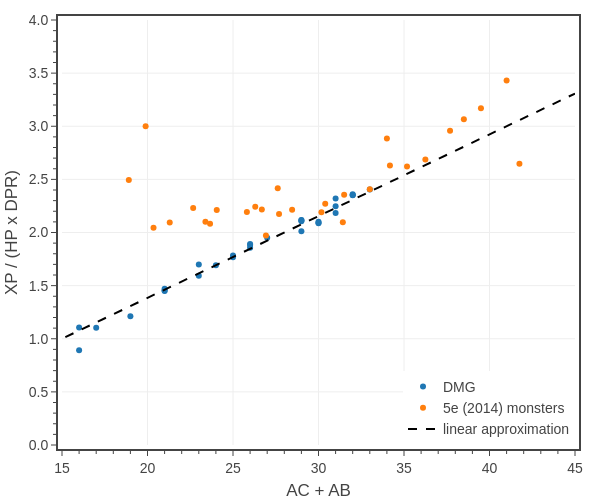

Notebook code cell kept with this figure:
### Markdown cell above
# Figures

### Code cell
# Fig. 1: Plots monster XP / (HP x DPR) vs AC + AB

COEFF = 0.25 #(0.65/3)

# create figure
fig = go.Figure()
colors = iter(COLORS)

# plot DMG data
book = 'DMG'
dfM = pd.read_csv('../../assets/data/dmg-targets.csv')
dfM['adj AB + AC'] = dfM['AB'] + dfM['AC']
dfM['XP ratio'] = dfM['XP']/(COEFF*dfM['DPR Mean']*dfM['HP Mean'])
dfM = dfM[dfM['CR'].between(1, 30)]
dfM = dfM[['CR','adj AB + AC','XP ratio']].groupby('CR').mean().reset_index()
dfM['text'] = dfM.apply(lambda row: 
    f'<b>{book}</b><br>'+
    f"CR: {row['CR']:.0f}<br>"+
    f"AC + AB: {row['adj AB + AC']:.0f}<br>"+
    f"XP ratio: {row['XP ratio']:.2f}", axis=1)

fig.add_scatter(
    x=dfM['adj AB + AC'].tolist(), 
    y=dfM['XP ratio'].tolist(), 
    mode='markers',
    name=book, 
    legendgroup=book, 
    line_color=next(colors),
    hovertext=dfM['text'],
    hoverinfo='text',
)

# plot official monsters
book = '5e (2014) monsters'
dfM = pd.read_csv('../../assets/data/monsters-2014.csv')
dfM = dfM[dfM['CR'].between(1, 30)]
dfM['adj AB + AC'] = dfM['adj AB'] + dfM['adj AC']
dfM['XP ratio'] = dfM['XP']/(COEFF*dfM['adj DPR']*dfM['adj HP'])
dfM = dfM[['CR','adj AB + AC','XP ratio']].groupby('CR').mean().reset_index()
dfM['text'] = dfM.apply(lambda row: 
    f'<b>{book}</b><br>'+
    f"CR: {row['CR']:.0f}<br>"+
    f"AC + AB: {row['adj AB + AC']:.0f}<br>"+
    f"XP ratio: {row['XP ratio']:.2f}", axis=1)

fig.add_scatter(
    x=dfM['adj AB + AC'].tolist(), 
    y=dfM['XP ratio'].tolist(), 
    mode='markers',
    name=book, 
    legendgroup=book, 
    line_color=next(colors),
    hovertext=dfM['text'],
    hoverinfo='text',
)

book = 'linear approximation'
x = np.linspace(0, 45, 100)
fig.add_trace(go.Scatter(
    x=x, 
    y=(1 + (x - 15)/13),
    mode='lines',
    name=f'{book}',
    legendgroup=book,
    showlegend=True,
    line_color='black',
    line_dash='dash',
    hoverinfo='skip',
))

# update layout
fig.update_layout(
    template=tfb.FIG_TEMPLATE,
    xaxis=dict(title_text='AC + AB', range=[15, 45], dtick=5, minor_dtick=1),
    yaxis=dict(title_text='XP / (HP x DPR)', range=[0,4], tickformat='.1f', dtick=0.5, minor_dtick=0.1),
    legend=dict(xanchor='right', yanchor='bottom', x=1.00, y=0.00),
    width=600, 
    height=500,
)

# show figure
fig.show(config=tfb.FIG_CONFIG)

# save figures
if SAVEFIGS:
    fig.write_image('../../assets/images/xp-approximations.png')
    fig.update_layout(autosize=True, width=None, height=None)
    tfb.save_fig_html(fig, format='large', name=f'./fig-npc-accuracy-vs-acab-large')
    tfb.save_fig_html(fig, format='small', name=f'./fig-npc-accuracy-vs-acab-small', marker_size=4)

### Figure 1 — Plotly figure (JSON) as saved in the notebook; plotly's stock layout.template omitted (floating-point values rounded to 4 significant figures)
{"data": [{"hoverinfo": "text", "hovertext": ["<b>DMG</b><br>CR: 1<br>AC + AB: 16<br>XP ratio: 0.89", "<b>DMG</b><br>CR: 2<br>AC + AB: 16<br>XP ratio: 1.11", "<b>DMG</b><br>CR: 3<br>AC + AB: 17<br>XP ratio: 1.10", "<b>DMG</b><br>CR: 4<br>AC + AB: 19<br>XP ratio: 1.21", "<b>DMG</b><br>CR: 5<br>AC + AB: 21<br>XP ratio: 1.47", "<b>DMG</b><br>CR: 6<br>AC + AB: 21<br>XP ratio: 1.45", "<b>DMG</b><br>CR: 7<br>AC + AB: 21<br>XP ratio: 1.45", "<b>DMG</b><br>CR: 8<br>AC + AB: 23<br>XP ratio: 1.59", "<b>DMG</b><br>CR: 9<br>AC + AB: 23<br>XP ratio: 1.70", "<b>DMG</b><br>CR: 10<br>AC + AB: 24<br>XP ratio: 1.69", "<b>DMG</b><br>CR: 11<br>AC + AB: 25<br>XP ratio: 1.77", "<b>DMG</b><br>CR: 12<br>AC + AB: 25<br>XP ratio: 1.78", "<b>DMG</b><br>CR: 13<br>AC + AB: 26<br>XP ratio: 1.86", "<b>DMG</b><br>CR: 14<br>AC + AB: 26<br>XP ratio: 1.88", "<b>DMG</b><br>CR: 15<br>AC + AB: 26<br>XP ratio: 1.89", "<b>DMG</b><br>CR: 16<br>AC + AB: 27<br>XP ratio: 1.95", "<b>DMG</b><br>CR: 17<br>AC + AB: 29<br>XP ratio: 2.11", "<b>DMG</b><br>CR: 18<br>AC + AB: 29<br>XP ratio: 2.12", "<b>DMG</b><br>CR: 19<br>AC + AB: 29<br>XP ratio: 2.12", "<b>DMG</b><br>CR: 20<br>AC + AB: 29<br>XP ratio: 2.01", "<b>DMG</b><br>CR: 21<br>AC + AB: 30<br>XP ratio: 2.09", "<b>DMG</b><br>CR: 22<br>AC + AB: 30<br>XP ratio: 2.09", "<b>DMG</b><br>CR: 23<br>AC + AB: 30<br>XP ratio: 2.10", "<b>DMG</b><br>CR: 24<br>AC + AB: 31<br>XP ratio: 2.18", "<b>DMG</b><br>CR: 25<br>AC + AB: 31<br>XP ratio: 2.25", "<b>DMG</b><br>CR: 26<br>AC + AB: 31<br>XP ratio: 2.32", "<b>DMG</b><br>CR: 27<br>AC + AB: 32<br>XP ratio: 2.35", "<b>DMG</b><br>CR: 28<br>AC + AB: 32<br>XP ratio: 2.36", "<b>DMG</b><br>CR: 29<br>AC + AB: 32<br>XP ratio: 2.35", "<b>DMG</b><br>CR: 30<br>AC + AB: 33<br>XP ratio: 2.40"], "legendgroup": "DMG", "line": {"color": "#1f77b4"}, "mode": "markers", "name": "DMG", "type": "scatter", "x": [16, 16, 17, 19, 21, 21, 21, 23, 23, 24, 25, 25, 26, 26, 26, 27, 29, 29, 29, 29, 30, 30, 30, 31, 31, 31, 32, 32, 32, 33], "y": [0.8919, 1.106, 1.103, 1.213, 1.47, 1.449, 1.454, 1.593, 1.698, 1.692, 1.767, 1.784, 1.857, 1.883, 1.891, 1.951, 2.106, 2.117, 2.116, 2.012, 2.087, 2.092, 2.102, 2.184, 2.246, 2.32, 2.354, 2.361, 2.35, 2.404]}, {"hoverinfo": "text", "hovertext": ["<b>5e (2014) monsters</b><br>CR: 1<br>AC + AB: 19<br>XP ratio: 2.49", "<b>5e (2014) monsters</b><br>CR: 2<br>AC + AB: 20<br>XP ratio: 3.00", "<b>5e (2014) monsters</b><br>CR: 3<br>AC + AB: 20<br>XP ratio: 2.05", "<b>5e (2014) monsters</b><br>CR: 4<br>AC + AB: 21<br>XP ratio: 2.09", "<b>5e (2014) monsters</b><br>CR: 5<br>AC + AB: 23<br>XP ratio: 2.23", "<b>5e (2014) monsters</b><br>CR: 6<br>AC + AB: 23<br>XP ratio: 2.10", "<b>5e (2014) monsters</b><br>CR: 7<br>AC + AB: 24<br>XP ratio: 2.08", "<b>5e (2014) monsters</b><br>CR: 8<br>AC + AB: 24<br>XP ratio: 2.21", "<b>5e (2014) monsters</b><br>CR: 9<br>AC + AB: 26<br>XP ratio: 2.24", "<b>5e (2014) monsters</b><br>CR: 10<br>AC + AB: 26<br>XP ratio: 2.19", "<b>5e (2014) monsters</b><br>CR: 11<br>AC + AB: 27<br>XP ratio: 2.22", "<b>5e (2014) monsters</b><br>CR: 12<br>AC + AB: 27<br>XP ratio: 1.97", "<b>5e (2014) monsters</b><br>CR: 13<br>AC + AB: 28<br>XP ratio: 2.42", "<b>5e (2014) monsters</b><br>CR: 14<br>AC + AB: 28<br>XP ratio: 2.18", "<b>5e (2014) monsters</b><br>CR: 15<br>AC + AB: 28<br>XP ratio: 2.21", "<b>5e (2014) monsters</b><br>CR: 16<br>AC + AB: 30<br>XP ratio: 2.19", "<b>5e (2014) monsters</b><br>CR: 17<br>AC + AB: 30<br>XP ratio: 2.27", "<b>5e (2014) monsters</b><br>CR: 18<br>AC + AB: 31<br>XP ratio: 2.10", "<b>5e (2014) monsters</b><br>CR: 19<br>AC + AB: 32<br>XP ratio: 2.36", "<b>5e (2014) monsters</b><br>CR: 20<br>AC + AB: 33<br>XP ratio: 2.41", "<b>5e (2014) monsters</b><br>CR: 21<br>AC + AB: 34<br>XP ratio: 2.63", "<b>5e (2014) monsters</b><br>CR: 22<br>AC + AB: 34<br>XP ratio: 2.88", "<b>5e (2014) monsters</b><br>CR: 23<br>AC + AB: 35<br>XP ratio: 2.62", "<b>5e (2014) monsters</b><br>CR: 24<br>AC + AB: 36<br>XP ratio: 2.69", "<b>5e (2014) monsters</b><br>CR: 25<br>AC + AB: 38<br>XP ratio: 2.96", "<b>5e (2014) monsters</b><br>CR: 26<br>AC + AB: 38<br>XP ratio: 3.06", "<b>5e (2014) monsters</b><br>CR: 27<br>AC + AB: 40<br>XP ratio: 3.17", "<b>5e (2014) monsters</b><br>CR: 28<br>AC + AB: 41<br>XP ratio: 3.43", "<b>5e (2014) monsters</b><br>CR: 30<br>AC + AB: 42<br>XP ratio: 2.65"], "legendgroup": "5e (2014) monsters", "line": {"color": "#ff7f0e"}, "mode": "markers", "name": "5e (2014) monsters", "type": "scatter", "x": [18.91, 19.89, 20.35, 21.3, 22.67, 23.39, 23.66, 24.05, 26.3, 25.81, 26.69, 26.93, 27.62, 27.69, 28.46, 30.17, 30.39, 31.42, 31.5, 33, 34.18, 34, 35.18, 36.25, 37.69, 38.5, 39.5, 41, 41.75], "y": [2.494, 3.0, 2.045, 2.094, 2.232, 2.101, 2.083, 2.211, 2.243, 2.194, 2.216, 1.971, 2.417, 2.175, 2.213, 2.191, 2.27, 2.095, 2.356, 2.407, 2.631, 2.884, 2.622, 2.687, 2.957, 3.065, 3.169, 3.431, 2.648]}, {"hoverinfo": "skip", "legendgroup": "linear approximation", "line": {"color": "black", "dash": "dash"}, "mode": "lines", "name": "linear approximation", "showlegend": true, "type": "scatter", "x": [0.0, 0.4545, 0.9091, 1.364, 1.818, 2.273, 2.727, 3.182, 3.636, 4.091, 4.545, 5.0, 5.455, 5.909, 6.364, 6.818, 7.273, 7.727, 8.182, 8.636, 9.091, 9.545, 10.0, 10.45, 10.91, 11.36, 11.82, 12.27, 12.73, 13.18, 13.64, 14.09, 14.55, 15.0, 15.45, 15.91, 16.36, 16.82, 17.27, 17.73, 18.18, 18.64, 19.09, 19.55, 20.0, 20.45, 20.91, 21.36, 21.82, 22.27, 22.73, 23.18, 23.64, 24.09, 24.55, 25.0, 25.45, 25.91, 26.36, 26.82, 27.27, 27.73, 28.18, 28.64, 29.09, 29.55, 30.0, 30.45, 30.91, 31.36, 31.82, 32.27, 32.73, 33.18, 33.64, 34.09, 34.55, 35.0, 35.45, 35.91, 36.36, 36.82, 37.27, 37.73, 38.18, 38.64, 39.09, 39.55, 40.0, 40.45, 40.91, 41.36, 41.82, 42.27, 42.73, 43.18, 43.64, 44.09, 44.55, 45.0], "y": [-0.1538, -0.1189, -0.08392, -0.04895, -0.01399, 0.02098, 0.05594, 0.09091, 0.1259, 0.1608, 0.1958, 0.2308, 0.2657, 0.3007, 0.3357, 0.3706, 0.4056, 0.4406, 0.4755, 0.5105, 0.5455, 0.5804, 0.6154, 0.6503, 0.6853, 0.7203, 0.7552, 0.7902, 0.8252, 0.8601, 0.8951, 0.9301, 0.965, 1.0, 1.035, 1.07, 1.105, 1.14, 1.175, 1.21, 1.245, 1.28, 1.315, 1.35, 1.385, 1.42, 1.455, 1.49, 1.524, 1.559, 1.594, 1.629, 1.664, 1.699, 1.734, 1.769, 1.804, 1.839, 1.874, 1.909, 1.944, 1.979, 2.014, 2.049, 2.084, 2.119, 2.154, 2.189, 2.224, 2.259, 2.294, 2.329, 2.364, 2.399, 2.434, 2.469, 2.503, 2.538, 2.573, 2.608, 2.643, 2.678, 2.713, 2.748, 2.783, 2.818, 2.853, 2.888, 2.923, 2.958, 2.993, 3.028, 3.063, 3.098, 3.133, 3.168, 3.203, 3.238, 3.273, 3.308]}], "layout": {"height": 500, "legend": {"x": 1, "xanchor": "right", "y": 0, "yanchor": "bottom"}, "width": 600, "xaxis": {"dtick": 5, "minor": {"dtick": 1}, "range": [15, 45], "title": {"text": "AC + AB"}}, "yaxis": {"dtick": 0.5, "minor": {"dtick": 0.1}, "range": [0, 4], "tickformat": ".1f", "title": {"text": "XP / (HP x DPR)"}}}}
